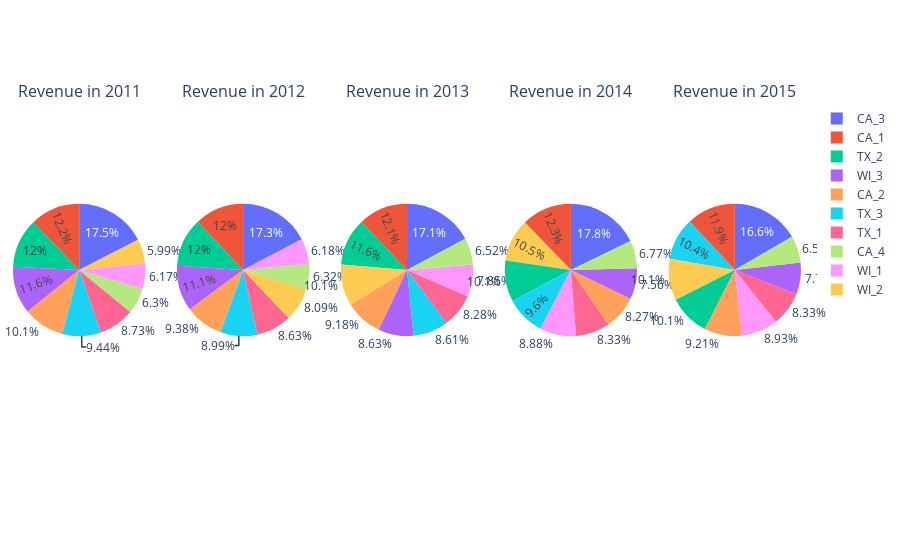

Source (notebook cell):
### Code cell
rows, cols = 1, 5

fig = make_subplots(
    rows=rows,
    cols=cols,
    subplot_titles=[
        f"Revenue in {i}" for i in range(2011, 2016)
    ],  # Auto-generate titles
    specs=[
        [{"type": "pie"} for _ in range(cols)] for _ in range(rows)
    ],  # Generate pie types
)

count = 0
for year in range(2011, 2016):
    df = revenue_by_year_df.drop(columns="year")[
        revenue_by_year_df["year"] == year
    ].melt(var_name="state", value_name="revenue")

    fig.add_trace(
        go.Pie(
            labels=df["state"],  # Categories
            values=df["revenue"],  # Corresponding values
            domain=dict(x=[0, 1], y=[0, 1]),  # Expands pie size
        ),
        row=1,
        col=1 + count,
    )
    count += 1

fig.update_layout(
    showlegend=True,  # Hide legends for a cleaner look
    margin=dict(l=10, r=10, t=50, b=10),  # Reduce margins
)

fig.show()

### Figure 1 — Plotly figure (JSON) as saved in the notebook; plotly's stock layout.template omitted (floating-point values rounded to 4 significant figures)
{"data": [{"domain": {"x": [0, 0.168], "y": [0, 1]}, "labels": ["CA_1", "CA_2", "CA_3", "CA_4", "TX_1", "TX_2", "TX_3", "WI_1", "WI_2", "WI_3"], "type": "pie", "values": [2922000.0, 2412000.0, 4175000.0, 1506000.0, 2086000.0, 2864000.0, 2256000.0, 1474000.0, 1431000.0, 2765000.0]}, {"domain": {"x": [0.208, 0.376], "y": [0, 1]}, "labels": ["CA_1", "CA_2", "CA_3", "CA_4", "TX_1", "TX_2", "TX_3", "WI_1", "WI_2", "WI_3"], "type": "pie", "values": [3918000.0, 3064000.0, 5653000.0, 2062000.0, 2819000.0, 3903000.0, 2934000.0, 2017000.0, 2642000.0, 3637000.0]}, {"domain": {"x": [0.416, 0.584], "y": [0, 1]}, "labels": ["CA_1", "CA_2", "CA_3", "CA_4", "TX_1", "TX_2", "TX_3", "WI_1", "WI_2", "WI_3"], "type": "pie", "values": [4343000.0, 3298000.0, 6158000.0, 2342000.0, 2975000.0, 4169000.0, 3092000.0, 2818000.0, 3629000.0, 3099000.0]}, {"domain": {"x": [0.624, 0.792], "y": [0, 1]}, "labels": ["CA_1", "CA_2", "CA_3", "CA_4", "TX_1", "TX_2", "TX_3", "WI_1", "WI_2", "WI_3"], "type": "pie", "values": [4646000.0, 3131000.0, 6744000.0, 2565000.0, 3154000.0, 3806000.0, 3635000.0, 3362000.0, 3957000.0, 2862000.0]}, {"domain": {"x": [0.832, 1], "y": [0, 1]}, "labels": ["CA_1", "CA_2", "CA_3", "CA_4", "TX_1", "TX_2", "TX_3", "WI_1", "WI_2", "WI_3"], "type": "pie", "values": [5058000.0, 3907000.0, 7054000.0, 2782000.0, 3535000.0, 4291000.0, 4395000.0, 3789000.0, 4299000.0, 3306000.0]}], "layout": {"annotations": [{"font": {"size": 16}, "showarrow": false, "text": "Revenue in 2011", "x": 0.084, "xanchor": "center", "xref": "paper", "y": 1, "yanchor": "bottom", "yref": "paper"}, {"font": {"size": 16}, "showarrow": false, "text": "Revenue in 2012", "x": 0.292, "xanchor": "center", "xref": "paper", "y": 1, "yanchor": "bottom", "yref": "paper"}, {"font": {"size": 16}, "showarrow": false, "text": "Revenue in 2013", "x": 0.5, "xanchor": "center", "xref": "paper", "y": 1, "yanchor": "bottom", "yref": "paper"}, {"font": {"size": 16}, "showarrow": false, "text": "Revenue in 2014", "x": 0.708, "xanchor": "center", "xref": "paper", "y": 1, "yanchor": "bottom", "yref": "paper"}, {"font": {"size": 16}, "showarrow": false, "text": "Revenue in 2015", "x": 0.916, "xanchor": "center", "xref": "paper", "y": 1, "yanchor": "bottom", "yref": "paper"}], "margin": {"b": 10, "l": 10, "r": 10, "t": 50}, "showlegend": true}}
